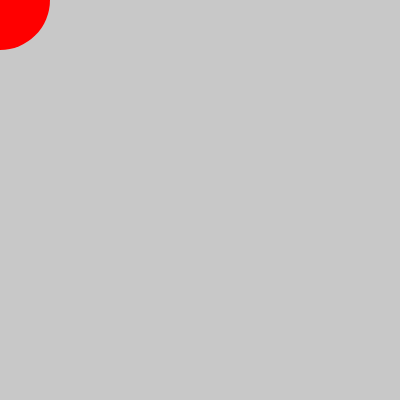
Frame 1 (no input)
Frame 60 (no input): identical to frame 1, image omitted
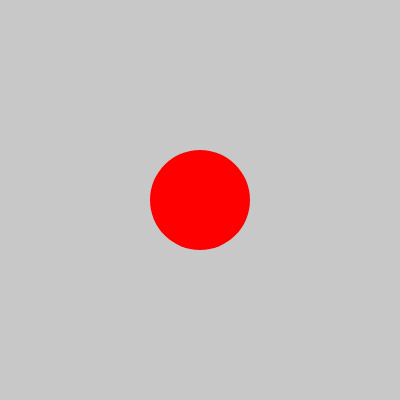
Frame 120 (the mouse pressed at the canvas centre since frame 60)

The p5.js sketch that drew these frames (run headless with seeded random() and noise() and a simulated clock; from frame 60 on, the mouse is pressed at the canvas centre):

// p5.js sketch
// ── sketch.js
/*
Mousemove and mouse click
In this case, the shape follows the movement of the mouse.
*/

let click = false;
let mX = -100;
let mY = -100;

function setup() {
  createCanvas(400, 400);
  background(200, 200, 200);
}

function draw() {
  background(200, 200, 200);
  if (click == false) {
    fill(255, 0, 0);
    noStroke();
    ellipseMode(CENTER);
    /*
    Instead of having precise location information. 
    This shape will move in space depending on the size of the mouse.
    */
    ellipse(mX, mY, 100, 100);
  } else {
    fill(0, 0, 255);
    noStroke();
    rectMode(CENTER);
    /*
    Instead of having precise location information. 
    This shape will move in space depending on the size of the mouse.
    */    
    rect(mX, mY, 100, 100);
  }
}

function mouseClicked() {
  click = !click;
}

/*
During the mouse move, we assign the current mouse position to the variables.
*/
function mouseMoved() {
  mX = mouseX;
  mY = mouseY;
}
